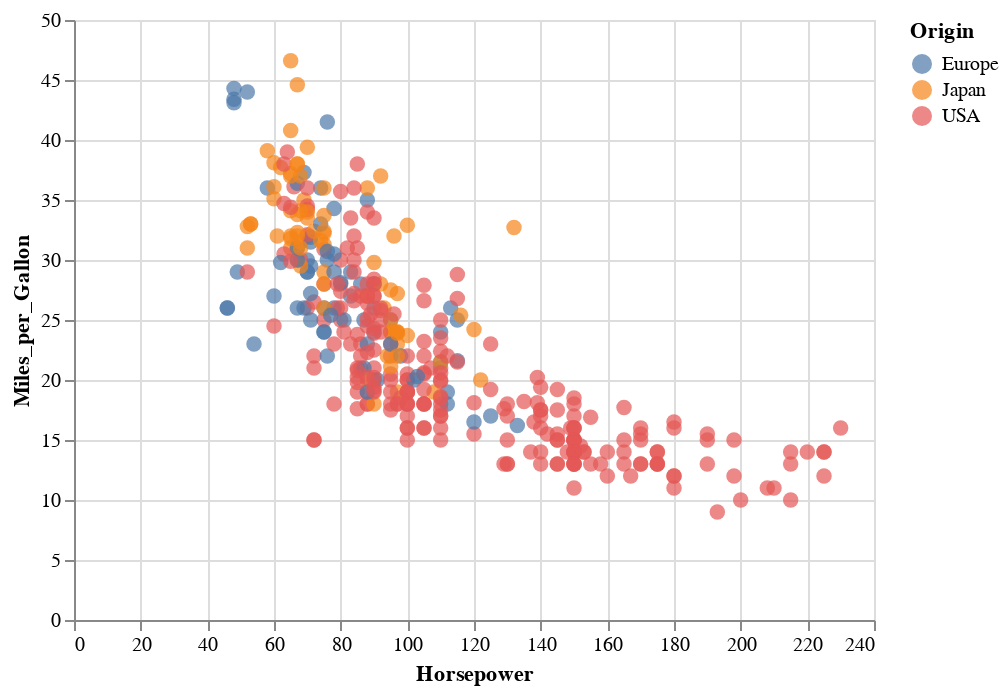

Notebook code for this chart:
### Markdown cell above
**Tooltips**

### Code cell
alt.Chart(data.cars()).mark_circle(size=60).encode(
    x='Horsepower',
    y='Miles_per_Gallon',
    color='Origin',
    tooltip=['Name', 'Origin', 'Horsepower', 'Miles_per_Gallon']
)

### Figure 1 — Vega-Lite specification as saved in the notebook (floating-point values rounded to 4 significant figures; data arrays with more than 128 entries replaced by an {"elided": "..."} marker saying what was removed)
{"config": {"view": {"continuousWidth": 400, "continuousHeight": 300}}, "data": {"name": "data-f02450ab61490a1363517a0190416235"}, "mark": {"type": "circle", "size": 60}, "encoding": {"color": {"field": "Origin", "type": "nominal"}, "tooltip": [{"field": "Name", "type": "nominal"}, {"field": "Origin", "type": "nominal"}, {"field": "Horsepower", "type": "quantitative"}, {"field": "Miles_per_Gallon", "type": "quantitative"}], "x": {"field": "Horsepower", "type": "quantitative"}, "y": {"field": "Miles_per_Gallon", "type": "quantitative"}}, "$schema": "https://vega.github.io/schema/vega-lite/v4.17.0.json", "datasets": {"data-f02450ab61490a1363517a0190416235": {"elided": "406 records"}}}
